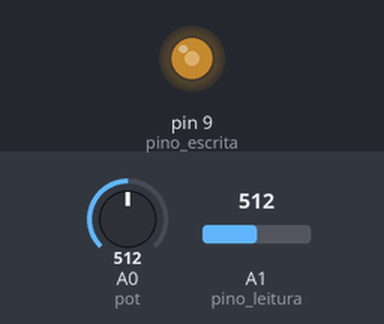
Bench run of a sketch on a simulated Arduino Uno, built with avr-gcc and run on an emulated ATmega328P. On the bench: output pins drawn as LEDs (lit = HIGH). Inputs (shaded band) come from the test bench; at power-on: A0 (pot) = 512, A1 (pino_leitura) = 512. What the sketch prints to the serial monitor is not drawn.

Above: at 1.2 s.
1.3 s: A0 (pot) set to 716
At 2.1 s:
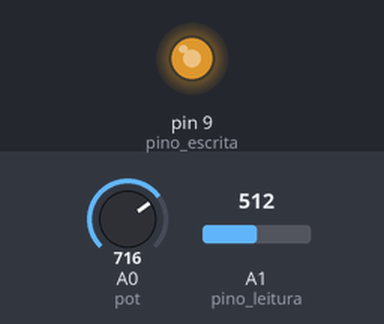
2.8 s: A0 (pot) set to 900
At 3.5 s:
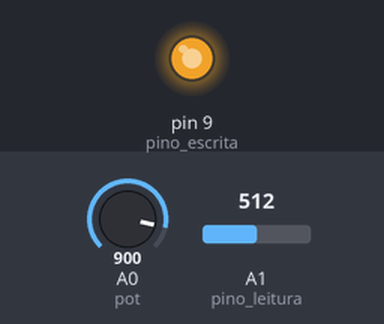
4.3 s: A0 (pot) set to 122
At 4.9 s:
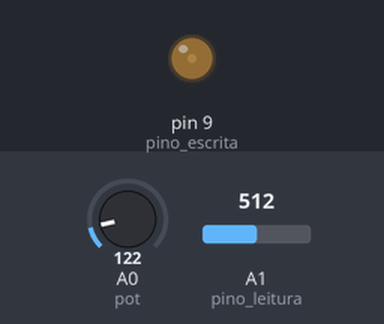
5.8 s: A0 (pot) set to 0
At 6.3 s:
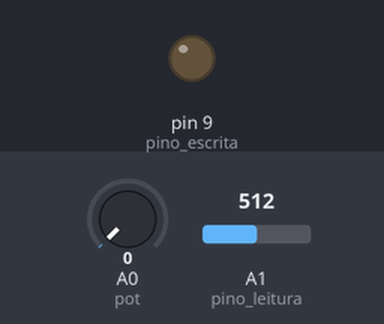
7.3 s: A0 (pot) set to 511
At 7.7 s:
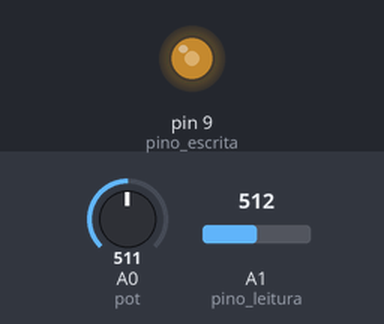
Timing chart, 0 to 9.8 s (numbered marks = the images above; inputs shaded):
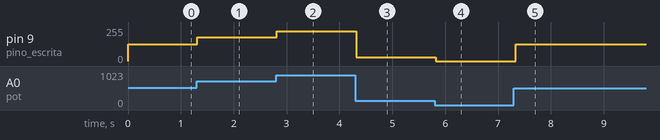

Measured:
- after the input at 1.3 s, pin 9 (pino_escrita): 127/255 → 178/255 at once
- after the input at 2.8 s, pin 9 (pino_escrita): 178/255 → 224/255 at once
- after the input at 4.3 s, pin 9 (pino_escrita): 224/255 → 30/255 at once
- after the input at 5.8 s, pin 9 (pino_escrita): 30/255 → 0/255 at once
- after the input at 7.3 s, pin 9 (pino_escrita): 0/255 → 127/255 at once

The sketch:

filtro.ino
```cpp
#define pino_escrita 9
#define pino_leitura A1
#define pot A0

void setup()
{
	Serial.begin(9600);
	pinMode(pino_escrita, OUTPUT);
	analogWrite(pino_escrita, 0);
}

void loop()
{
	uint16_t valor_pot = analogRead(pot);
	analogWrite(pino_escrita, map(valor_pot, 0, 1023, 0, 255));
	uint16_t valor_lido = analogRead(pino_leitura);
	Serial.println(valor_lido);

	delay(100);
}
```
